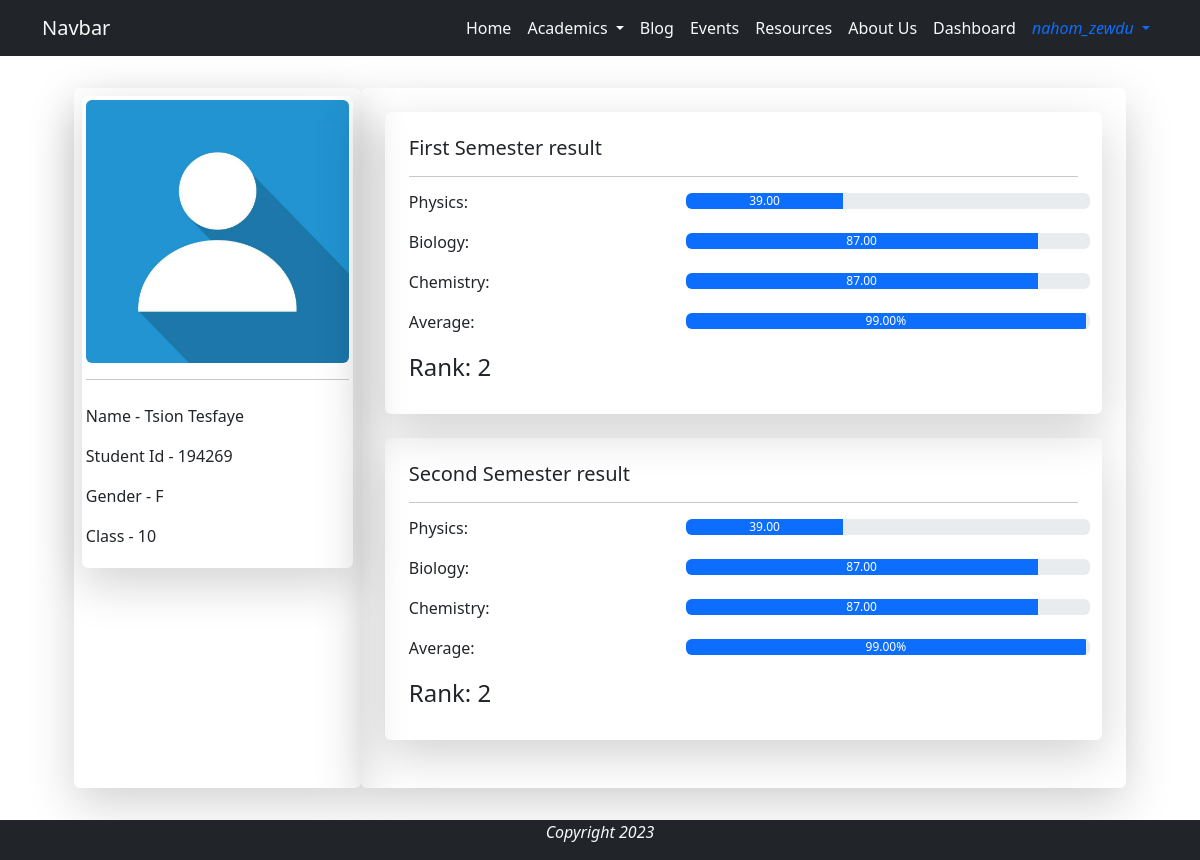
The app's page /student_profile/194269 (signed in), older data.
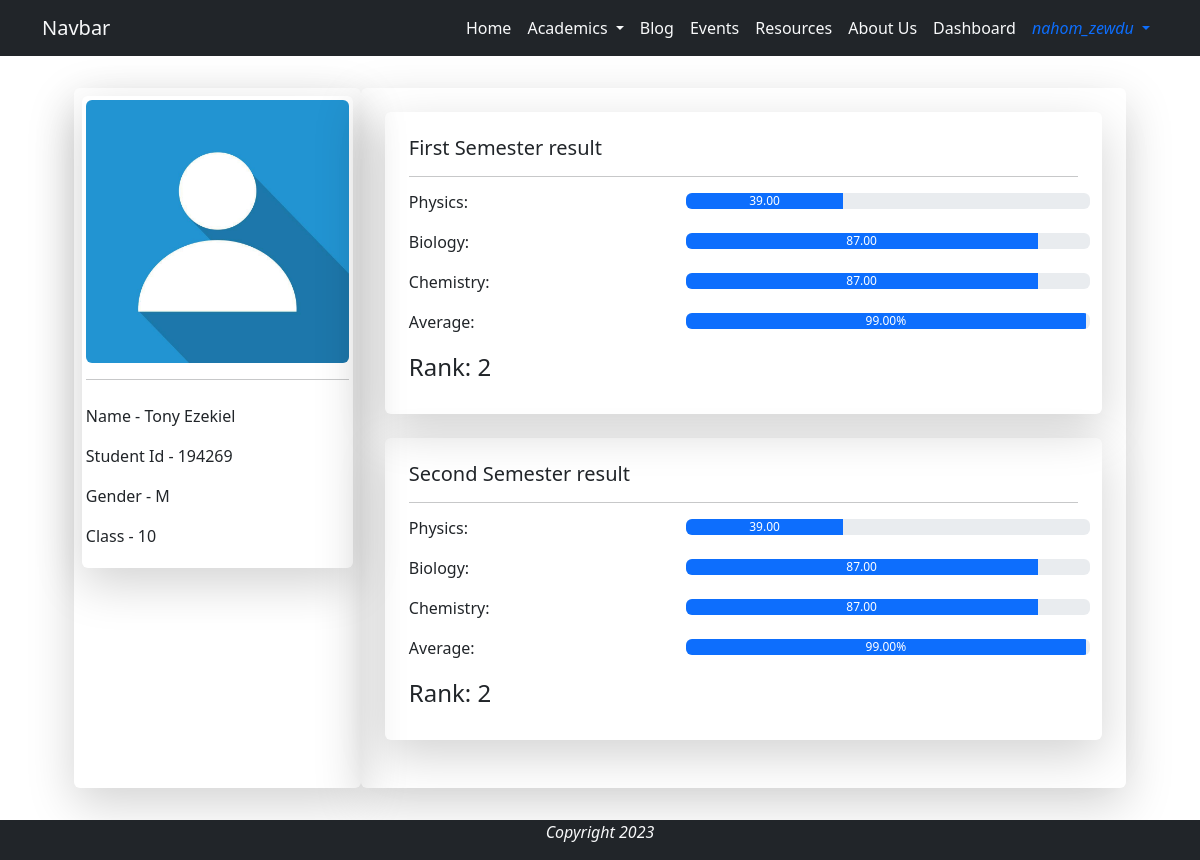
The same page, newer data.
### base/models.py (models this page shows, shortened)
class Student(models.Model):
    GENDER_CHOICES = [
        ('M', 'Male'),
        ('F', 'Female')
    ]
    GRADE_CHOICES = [
        ('5', 'Grade 5'),
        ('6', 'Grade 6'),
        ('7', 'Grade 7'),
        ('8', 'Grade 8'),
        ('9', 'Grade 9'),
        ('10', 'Grade 10'),
    ]
    user = models.OneToOneField(User, on_delete=models.CASCADE, verbose_name='Student')
    name = models.CharField(max_length=44, null=True, blank=True)
    image = models.ImageField(null=True, blank=True, upload_to='profile/', default='user.jpg')
    student_id = models.CharField(max_length=6, unique=True, editable=False)
    grade = models.CharField(max_length=2, choices=GRADE_CHOICES, null=False, blank=False)
    age = models.IntegerField(null=False, blank=False)
    gender = models.CharField(max_length=6, choices=GENDER_CHOICES, null=False, blank=False)
    parent_phone = models.CharField(max_length=20, null=True, blank=True)
    @property
    def image_url(self):
        try:
            url = self.image.url
        except:
            url = ''
        return url

### base/views.py (the view)
# urls.py: path('student_profile/<str:pk>', views.student_profile, name='student_profile'),
@login_required
def student_profile(request, pk):
    student = Student.objects.get(student_id=pk)
    if not student:
        return HttpResponse("No student profile is found!")
    if request.user != student.user and not request.user.is_staff:
        return HttpResponse("You can't access this profile!")
    scores = student.scores.all()
    context = {
        'student': student,
        'scores': scores,
    }
    return render(request, 'profile/student_profile.html', context)

### base/templates/profile/student_profile.html (shortened to what this page needs)
{% extends 'base/base.html' %}
{% load static %}
{% block content %}
<div class="container text-start py-4 px-0 ">
    <div class="row p-2 justify-content-center">
        <div class="col-8 col-md-3 rounded shadow-lg p-2">
            <div class="rounded shadow-lg p-1">
                <img src="{{ student.image_url }}" alt="Student's Image" class="d-block img-fluid rounded" style="width: ;" alt="...">
                <hr>
                <div class="mt-4 text-left">
                    <p>Name - {{ student.name }}</p>
                    <p>Student Id - {{ student.student_id }}</p>
                    <p>Gender - {{ student.gender }}</p>
                    <p>Class - {{ student.grade }}</p>
                </div>
            </div>
        </div>
        <div class="col-12 col-md-8 p-4 shadow-lg rounded">
            <div class="rounded">
                {% if scores %}
                    {% for score in scores %}
                        <div class="container shadow-lg p-4 rounded mb-4">
                            <h5>{{ score.semester }} result</h5>
                            <hr>
                            {% if score.physics %}
                                <div class="row">
                                    <h6 class="col-5">Physics: </h6>
                                    <div class="progress col-7 mb-4 p-0" role="progressbar" aria-label="Example with label" aria-valuenow="{{score.physics}}" aria-valuemin="30" aria-valuemax="100">
                                        <div class="progress-bar bg-Info" style="width:{{score.physics}}%;">{{score.physics}}</div>
                                    </div>
                                </div>
                            {% endif %}
                            {% if score.biology %}
                                <div class="row">
                                    <h6 class="col-5">Biology: </h6>
                                    <div class="progress col-7 mb-4 p-0" role="progressbar" aria-label="Example with label" aria-valuenow="{{score.biology}}" aria-valuemin="30" aria-valuemax="100">
                                        <div class="progress-bar bg-Info" style="width:{{score.biology}}%;">{{score.biology}}</div>
                                    </div>
                                </div>
                            {% endif %}
                            {% if score.chemistry %}
                                <div class="row">
                                    <h6 class="col-5">Chemistry: </h6>
                                    <div class="progress col-7 mb-4 p-0" role="progressbar" aria-label="Example with label" aria-valuenow="{{score.chemistry}}" aria-valuemin="30" aria-valuemax="100">
                                        <div class="progress-bar bg-Info" style="width:{{score.chemistry}}%;">{{score.chemistry}}</div>
                                    </div>
                                </div>
                            {% endif %}
                            <div class="row">
                                <h6 class="col-5">Average: </h6>
                                <div class="progress col-7 mb-4 p-0" role="progressbar" aria-label="Example with label" aria-valuenow="{{score.average}}" aria-valuemin="30" aria-valuemax="100">
                                    <div class="progress-bar bg-Info" style="width:{{score.average}}%;">{{score.average}}%</div>
                                </div>
                            </div>
                            <h4>Rank: {{ score.rank }}</h4>
                        </div>
                    {% endfor %}
                {% else %}
                    <div class="container rounded shadow-lg p-4">
                        <h4 class="text-danger">Your scores are not published yet!</h4>
                    </div>
                {% endif %}
            </div>
        </div>
    </div>
</div>
{% endblock %}

Row changes from the older to the newer data that the page shows:
changed Student: name "Tsion Tesfaye" → "Tony Ezekiel"; gender "F" → "M"
